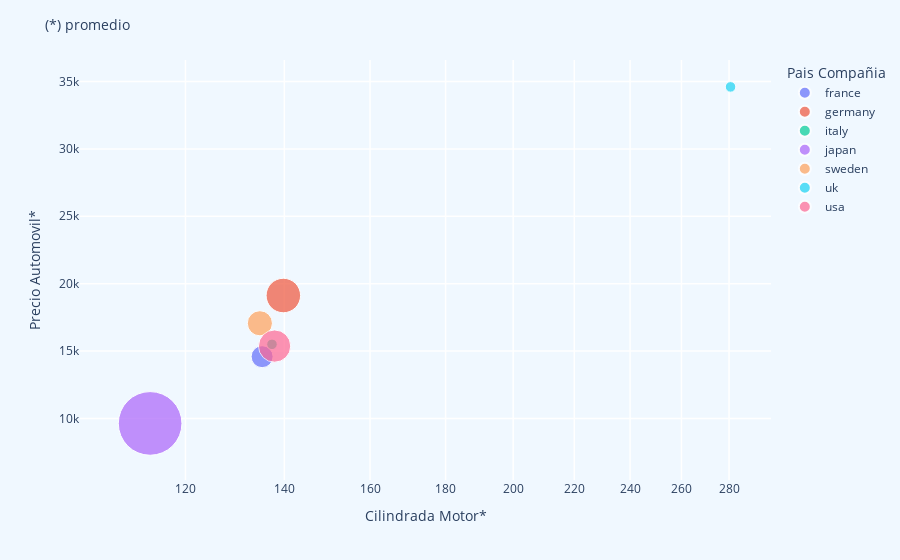
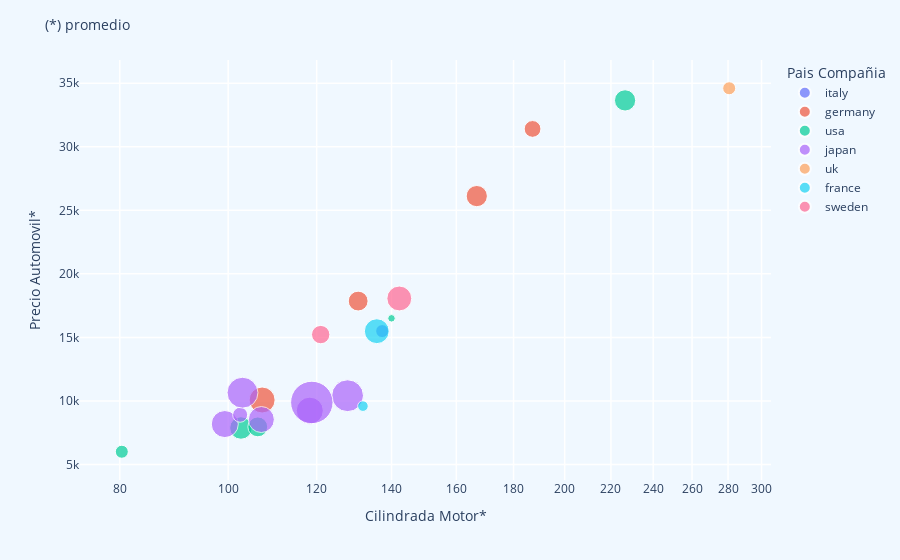

Notebook source saved alongside these figures, in order:
### Markdown cell above
### Cilindrada vs Precio.
##### En el primer grafico las compañias estan agrupadas por pais (se obtuvo un promedio pais)
##### En el segundo grafico las compañias se muestran en forma individual (se obtuvo un promedio marca)

Se puede interactuar con el grafico a fin de obtener mas informacion:

_Ubiquese por encima de la burbuja de la cual quiere obtener informacion. Haga click en Pais Compañia para realizar filtros

### Code cell
fig = px.scatter(autos_layout, x="Cilindrada*", y="Precio Automovil*",
        size="Cantidad", color="Pais Compañia",
                 hover_name="Nombre Compañia", log_x=True, size_max=45, labels={"Pais Compañia": "Pais Compañia"})

fig.update_layout(
    title='(*) promedio',
    title_font_size=14,
    xaxis=dict(
        title='Cilindrada Motor*',
        gridcolor='white',
        type='log',
        gridwidth=1.5,
    ),
    yaxis=dict(
        title='Precio Automovil*',
        gridcolor='white',
        gridwidth=1.5,
    ),
    paper_bgcolor='#F0F8FF',
    plot_bgcolor='#F0F8FF',
    autosize=False)

fig.show()


fig = px.scatter(autos_mean, x="Cilindrada*", y="Precio Automovil*",
        size="Cantidad", color="Pais Compañia",
                 hover_name="Nombre Compañia", log_x=True, size_max=30, labels={"Pais Compañia": "Pais Compañia"})

fig.update_layout(
    title='(*) promedio',
    title_font_size=14,
    xaxis=dict(
        title='Cilindrada Motor*',
        gridcolor='white',
        type='log',
        gridwidth=1.5,
    ),
    yaxis=dict(
        title='Precio Automovil*',
        gridcolor='white',
        gridwidth=1.5,
    ),
    paper_bgcolor='#F0F8FF',
    plot_bgcolor='#F0F8FF',
    autosize=False)


fig.show()

### Figure 1 — Plotly figure (JSON) as saved in the notebook; plotly's stock layout.template omitted (floating-point values rounded to 4 significant figures)
{"data": [{"hovertemplate": "<b>%{hovertext}</b><br><br>Pais Compañia=france<br>Cilindrada*=%{x}<br>Precio Automovil*=%{y}<br>Cantidad=%{marker.size}<extra></extra>", "hovertext": ["Peugeot - Renault"], "legendgroup": "france", "marker": {"color": "#636efa", "size": [13], "sizemode": "area", "sizeref": 0.05383, "symbol": "circle"}, "mode": "markers", "name": "france", "orientation": "v", "showlegend": true, "type": "scatter", "x": [135.2], "xaxis": "x", "y": [14582], "yaxis": "y"}, {"hovertemplate": "<b>%{hovertext}</b><br><br>Pais Compañia=germany<br>Cilindrada*=%{x}<br>Precio Automovil*=%{y}<br>Cantidad=%{marker.size}<extra></extra>", "hovertext": ["Audi - BMW - Porsche - Volkswagen"], "legendgroup": "germany", "marker": {"color": "#EF553B", "size": [32], "sizemode": "area", "sizeref": 0.05383, "symbol": "circle"}, "mode": "markers", "name": "germany", "orientation": "v", "showlegend": true, "type": "scatter", "x": [139.8], "xaxis": "x", "y": [19121], "yaxis": "y"}, {"hovertemplate": "<b>%{hovertext}</b><br><br>Pais Compañia=italy<br>Cilindrada*=%{x}<br>Precio Automovil*=%{y}<br>Cantidad=%{marker.size}<extra></extra>", "hovertext": ["Alfa-romeo"], "legendgroup": "italy", "marker": {"color": "#00cc96", "size": [3], "sizemode": "area", "sizeref": 0.05383, "symbol": "circle"}, "mode": "markers", "name": "italy", "orientation": "v", "showlegend": true, "type": "scatter", "x": [137.3], "xaxis": "x", "y": [15498], "yaxis": "y"}, {"hovertemplate": "<b>%{hovertext}</b><br><br>Pais Compañia=japan<br>Cilindrada*=%{x}<br>Precio Automovil*=%{y}<br>Cantidad=%{marker.size}<extra></extra>", "hovertext": ["Honda - Isuzu - Mazda - Mitsubishi - Nissan - Subaru - Toyota"], "legendgroup": "japan", "marker": {"color": "#ab63fa", "size": [109], "sizemode": "area", "sizeref": 0.05383, "symbol": "circle"}, "mode": "markers", "name": "japan", "orientation": "v", "showlegend": true, "type": "scatter", "x": [113.6], "xaxis": "x", "y": [9629], "yaxis": "y"}, {"hovertemplate": "<b>%{hovertext}</b><br><br>Pais Compañia=sweden<br>Cilindrada*=%{x}<br>Precio Automovil*=%{y}<br>Cantidad=%{marker.size}<extra></extra>", "hovertext": ["Saab - Volvo"], "legendgroup": "sweden", "marker": {"color": "#FFA15A", "size": [17], "sizemode": "area", "sizeref": 0.05383, "symbol": "circle"}, "mode": "markers", "name": "sweden", "orientation": "v", "showlegend": true, "type": "scatter", "x": [134.8], "xaxis": "x", "y": [17060], "yaxis": "y"}, {"hovertemplate": "<b>%{hovertext}</b><br><br>Pais Compañia=uk<br>Cilindrada*=%{x}<br>Precio Automovil*=%{y}<br>Cantidad=%{marker.size}<extra></extra>", "hovertext": ["Jaguar"], "legendgroup": "uk", "marker": {"color": "#19d3f3", "size": [3], "sizemode": "area", "sizeref": 0.05383, "symbol": "circle"}, "mode": "markers", "name": "uk", "orientation": "v", "showlegend": true, "type": "scatter", "x": [280.7], "xaxis": "x", "y": [34600], "yaxis": "y"}, {"hovertemplate": "<b>%{hovertext}</b><br><br>Pais Compañia=usa<br>Cilindrada*=%{x}<br>Precio Automovil*=%{y}<br>Cantidad=%{marker.size}<extra></extra>", "hovertext": ["Buick - Chevrolet - Dodge - Mercury - Plymouth"], "legendgroup": "usa", "marker": {"color": "#FF6692", "size": [28], "sizemode": "area", "sizeref": 0.05383, "symbol": "circle"}, "mode": "markers", "name": "usa", "orientation": "v", "showlegend": true, "type": "scatter", "x": [137.9], "xaxis": "x", "y": [15368], "yaxis": "y"}], "layout": {"autosize": false, "legend": {"itemsizing": "constant", "title": {"text": "Pais Compañia"}, "tracegroupgap": 0}, "margin": {"t": 60}, "paper_bgcolor": "#F0F8FF", "plot_bgcolor": "#F0F8FF", "title": {"font": {"size": 14}, "text": "(*) promedio"}, "xaxis": {"anchor": "y", "domain": [0, 1], "gridcolor": "white", "gridwidth": 1.5, "title": {"text": "Cilindrada Motor*"}, "type": "log"}, "yaxis": {"anchor": "x", "domain": [0, 1], "gridcolor": "white", "gridwidth": 1.5, "title": {"text": "Precio Automovil*"}}}}

### Figure 2 — Plotly figure (JSON) as saved in the notebook; plotly's stock layout.template omitted (floating-point values rounded to 4 significant figures)
{"data": [{"hovertemplate": "<b>%{hovertext}</b><br><br>Pais Compañia=italy<br>Cilindrada*=%{x}<br>Precio Automovil*=%{y}<br>Cantidad=%{marker.size}<extra></extra>", "hovertext": ["alfa-romeo"], "legendgroup": "italy", "marker": {"color": "#636efa", "size": [3], "sizemode": "area", "sizeref": 0.03556, "symbol": "circle"}, "mode": "markers", "name": "italy", "orientation": "v", "showlegend": true, "type": "scatter", "x": [137.3], "xaxis": "x", "y": [15498], "yaxis": "y"}, {"hovertemplate": "<b>%{hovertext}</b><br><br>Pais Compañia=germany<br>Cilindrada*=%{x}<br>Precio Automovil*=%{y}<br>Cantidad=%{marker.size}<extra></extra>", "hovertext": ["audi", "bmw", "porsche", "volkswagen"], "legendgroup": "germany", "marker": {"color": "#EF553B", "size": [7, 8, 5, 12], "sizemode": "area", "sizeref": 0.03556, "symbol": "circle"}, "mode": "markers", "name": "germany", "orientation": "v", "showlegend": true, "type": "scatter", "x": [130.7, 166.9, 187.2, 107.2], "xaxis": "x", "y": [17859, 26118, 31400, 10077], "yaxis": "y"}, {"hovertemplate": "<b>%{hovertext}</b><br><br>Pais Compañia=usa<br>Cilindrada*=%{x}<br>Precio Automovil*=%{y}<br>Cantidad=%{marker.size}<extra></extra>", "hovertext": ["buick", "chevrolet", "dodge", "mercury", "plymouth"], "legendgroup": "usa", "marker": {"color": "#00cc96", "size": [8, 3, 9, 1, 7], "sizemode": "area", "sizeref": 0.03556, "symbol": "circle"}, "mode": "markers", "name": "usa", "orientation": "v", "showlegend": true, "type": "scatter", "x": [226.5, 80.33, 102.7, 140, 106.3], "xaxis": "x", "y": [33647, 6007, 7875, 16503, 7963], "yaxis": "y"}, {"hovertemplate": "<b>%{hovertext}</b><br><br>Pais Compañia=japan<br>Cilindrada*=%{x}<br>Precio Automovil*=%{y}<br>Cantidad=%{marker.size}<extra></extra>", "hovertext": ["honda", "isuzu", "mazda", "mitsubishi", "nissan", "subaru", "toyota"], "legendgroup": "japan", "marker": {"color": "#ab63fa", "size": [13, 4, 17, 13, 18, 12, 32], "sizemode": "area", "sizeref": 0.03556, "symbol": "circle"}, "mode": "markers", "name": "japan", "orientation": "v", "showlegend": true, "type": "scatter", "x": [99.31, 102.5, 103, 118.3, 127.9, 107.1, 118.8], "xaxis": "x", "y": [8184, 8916, 10652, 9239, 10415, 8541, 9885], "yaxis": "y"}, {"hovertemplate": "<b>%{hovertext}</b><br><br>Pais Compañia=uk<br>Cilindrada*=%{x}<br>Precio Automovil*=%{y}<br>Cantidad=%{marker.size}<extra></extra>", "hovertext": ["jaguar"], "legendgroup": "uk", "marker": {"color": "#FFA15A", "size": [3], "sizemode": "area", "sizeref": 0.03556, "symbol": "circle"}, "mode": "markers", "name": "uk", "orientation": "v", "showlegend": true, "type": "scatter", "x": [280.7], "xaxis": "x", "y": [34600], "yaxis": "y"}, {"hovertemplate": "<b>%{hovertext}</b><br><br>Pais Compañia=france<br>Cilindrada*=%{x}<br>Precio Automovil*=%{y}<br>Cantidad=%{marker.size}<extra></extra>", "hovertext": ["peugeot", "renault"], "legendgroup": "france", "marker": {"color": "#19d3f3", "size": [11, 2], "sizemode": "area", "sizeref": 0.03556, "symbol": "circle"}, "mode": "markers", "name": "france", "orientation": "v", "showlegend": true, "type": "scatter", "x": [135.8, 132], "xaxis": "x", "y": [15489, 9595], "yaxis": "y"}, {"hovertemplate": "<b>%{hovertext}</b><br><br>Pais Compañia=sweden<br>Cilindrada*=%{x}<br>Precio Automovil*=%{y}<br>Cantidad=%{marker.size}<extra></extra>", "hovertext": ["saab", "volvo"], "legendgroup": "sweden", "marker": {"color": "#FF6692", "size": [6, 11], "sizemode": "area", "sizeref": 0.03556, "symbol": "circle"}, "mode": "markers", "name": "sweden", "orientation": "v", "showlegend": true, "type": "scatter", "x": [121, 142.3], "xaxis": "x", "y": [15223, 18063], "yaxis": "y"}], "layout": {"autosize": false, "legend": {"itemsizing": "constant", "title": {"text": "Pais Compañia"}, "tracegroupgap": 0}, "margin": {"t": 60}, "paper_bgcolor": "#F0F8FF", "plot_bgcolor": "#F0F8FF", "title": {"font": {"size": 14}, "text": "(*) promedio"}, "xaxis": {"anchor": "y", "domain": [0, 1], "gridcolor": "white", "gridwidth": 1.5, "title": {"text": "Cilindrada Motor*"}, "type": "log"}, "yaxis": {"anchor": "x", "domain": [0, 1], "gridcolor": "white", "gridwidth": 1.5, "title": {"text": "Precio Automovil*"}}}}
